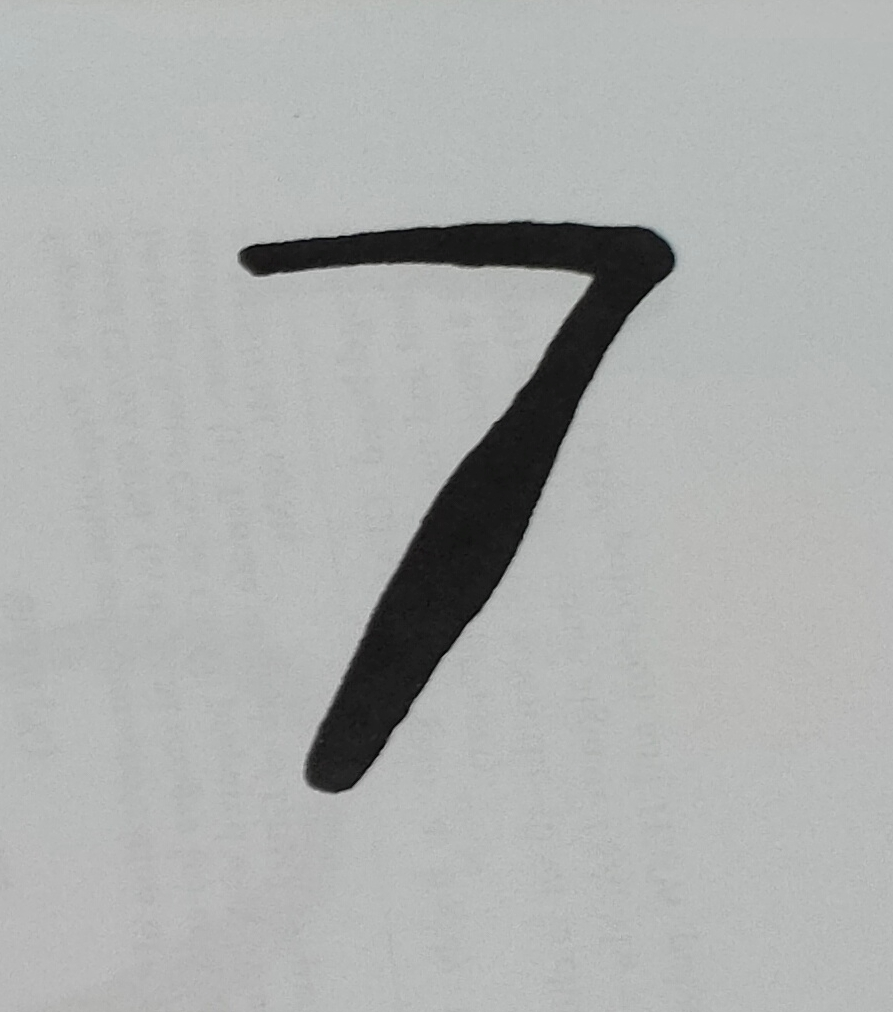
#> input picture binarynet_pytorch/7.jpg, 893 x 1012 px
$ python img_deal.py
#> lines starting #> are read from the running program, lines starting #| are printed output that depends on the picture; after the words box and inside, x2 and y2 are one past the last pixel; in counts of white or black regions, pixels touching at a corner belong together
import cv2
import numpy as np
np.set_printoptions(threshold=np.inf)
# for i in range(10):
img = cv2.imread('7.jpg')
#> img is the input picture: shape (1012, 893, 3); mean B, G, R 173.6, 174.6, 172.5
imgray = cv2.cvtColor(img, cv2.COLOR_BGR2GRAY)
cv2.imshow('原始图', imgray)
# print(np.array(imgray))
ret, img = cv2.threshold(imgray, 127, 255, cv2.THRESH_BINARY)
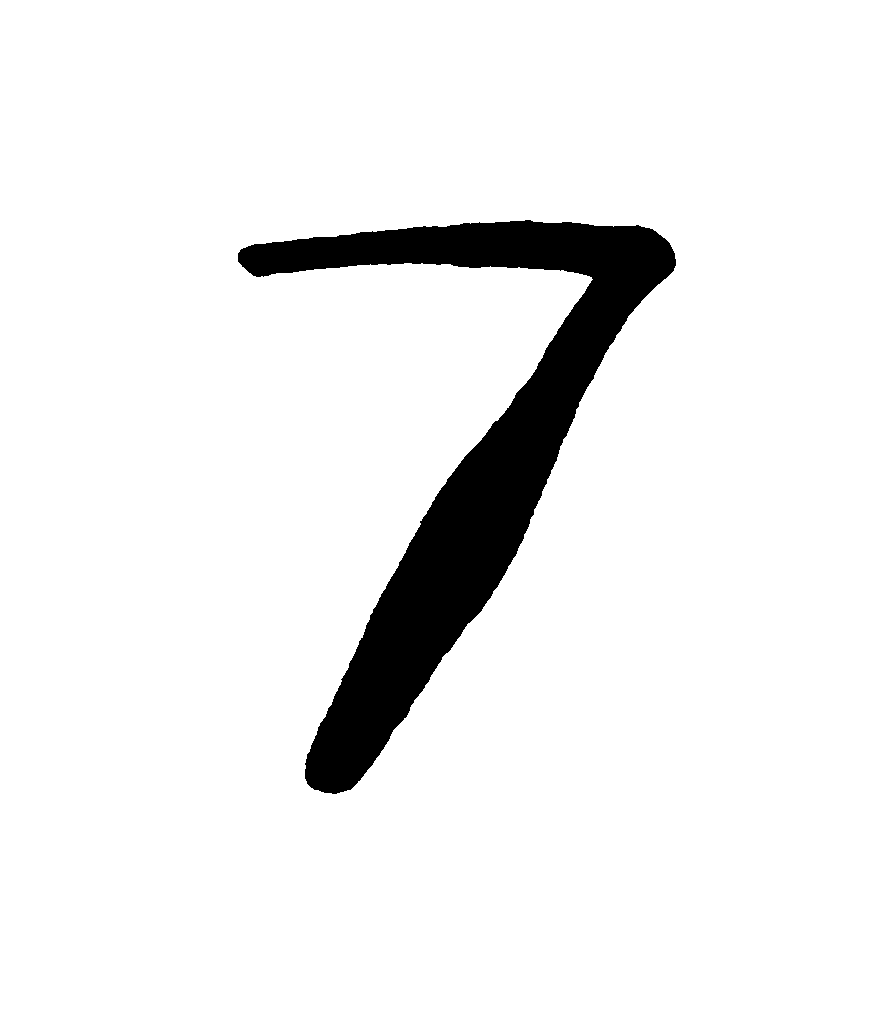
#> img: shape (1012, 893); 93.3% white; 1 black region, box (x1, y1, x2, y2) and area: (238, 220, 676, 794) 60869
# cv2.imshow('二值化', img)
img = cv2.bitwise_not(img)
# cv2.imshow('反转颜色', img)


kernel = cv2.getStructuringElement(cv2.MORPH_RECT, (5, 5))
dst = cv2.dilate(img, kernel=kernel)
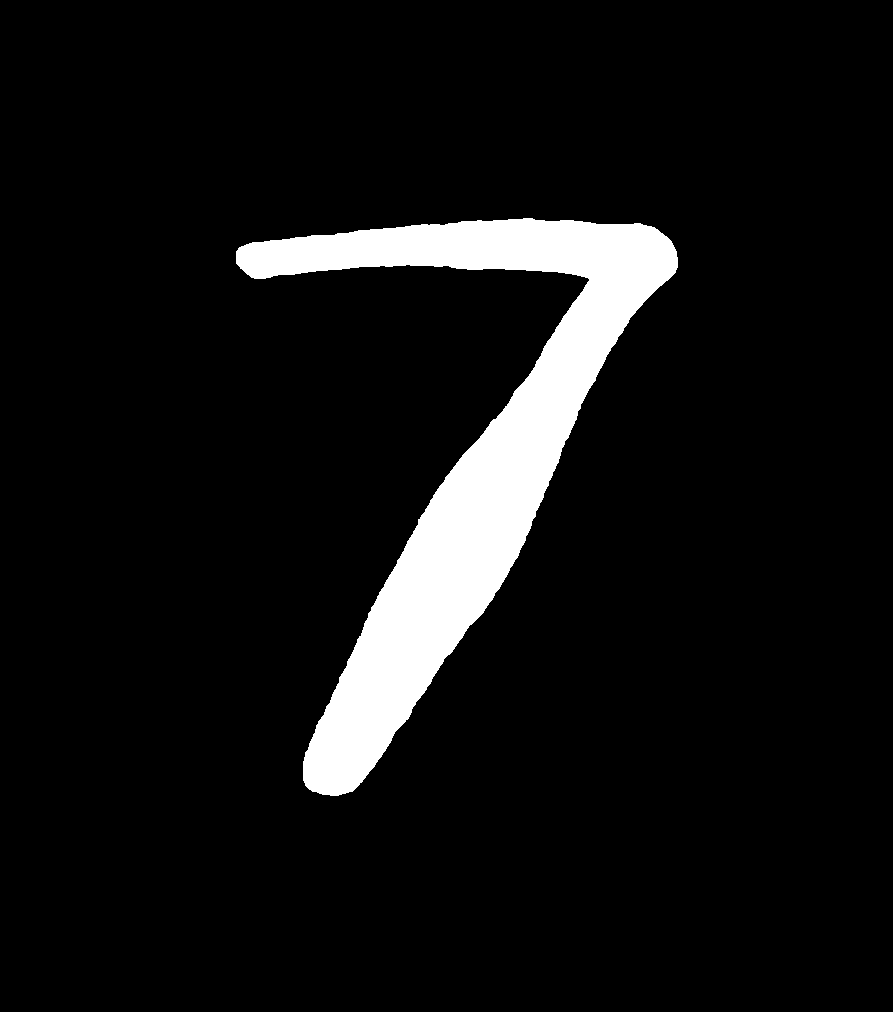
#> dst: shape (1012, 893); 7.3% white; 1 white region
# cv2.imshow("dilate_demo", dst)


 #轮廓
contours,hierarchy = cv2.findContours(dst,cv2.RETR_EXTERNAL,cv2.CHAIN_APPROX_SIMPLE)
#> contours = 1 contour; box (x1, y1, x2, y2) and area: (236, 218, 678, 796) 65236
print("number of contours:%d" % len(contours))
#| number of contours:1
cv2.drawContours(dst, contours, -1, (0, 255, 255), 2)
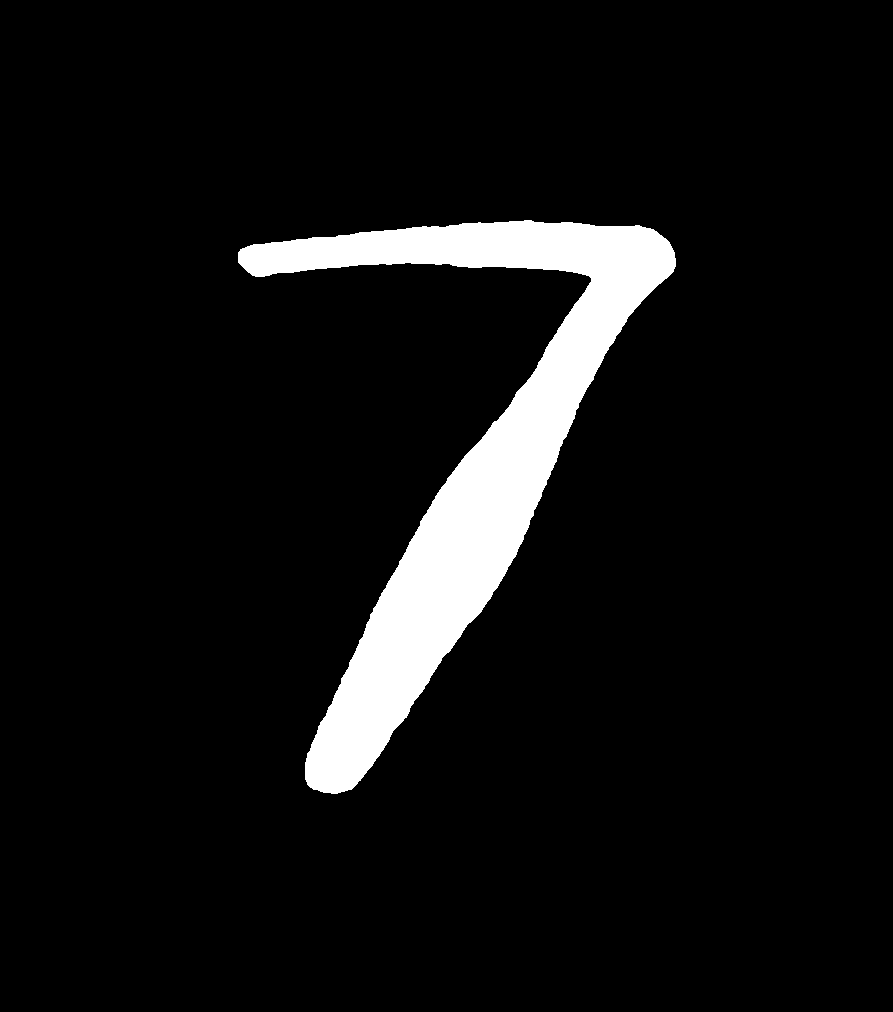
#> dst: shape (1012, 893); 6.8% white; 1 white region, box (x1, y1, x2, y2) and area: (238, 220, 676, 794) 61635

#找到最大区域并填充
area = []
for i in range(len(contours)):
    area.append(cv2.contourArea(contours[i]))
#> this loop made 1 pass
#> after the loop, area = [65236]
max_idx = np.argmax(area)
#> max_idx = 0
for i in range(len(contours)):
    if i != max_idx:
        cv2.fillConvexPoly(dst, contours[i], 0)
# cv2.imshow('去除小连通域', img)


res = cv2.resize(img, (28, 28), interpolation=cv2.INTER_CUBIC)
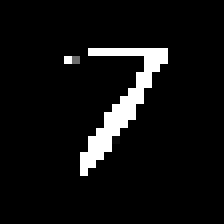
#> res: shape (28, 28) (shown 8 times larger); min 0, max 255, mean 16.4
# cv2.imshow('图片尺寸修改', res)
cv2.imwrite('final_7.bmp', res)
print(np.array(res).shape)
#| (28, 28)


    # cv2.waitKey(10000)

$ run again, with binarynet_pytorch/0.jpg copied over binarynet_pytorch/7.jpg
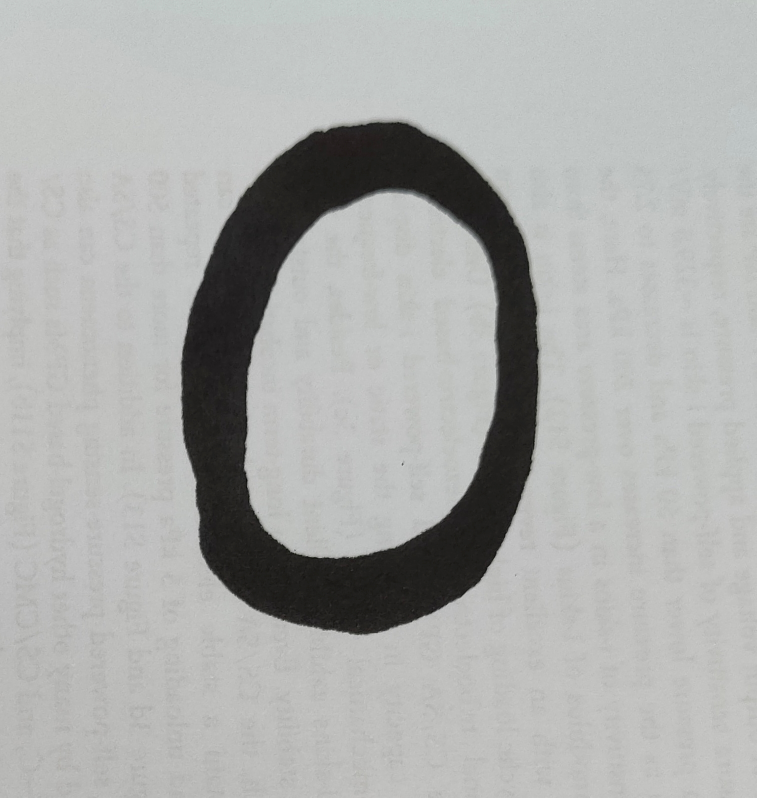
#> input picture binarynet_pytorch/0.jpg, 1513 x 1595 px (shown at 1/2 size)
#> img is the input picture: shape (1595, 1513, 3); mean B, G, R 171.9, 173.4, 172.2
#> contours = 1 contour; box (x1, y1, x2, y2) and area: (360, 241, 1081, 1272) 599449
#| number of contours:1
#> `cv2.drawContours(dst, contours, -1, (0, 255, 255), 2)`:
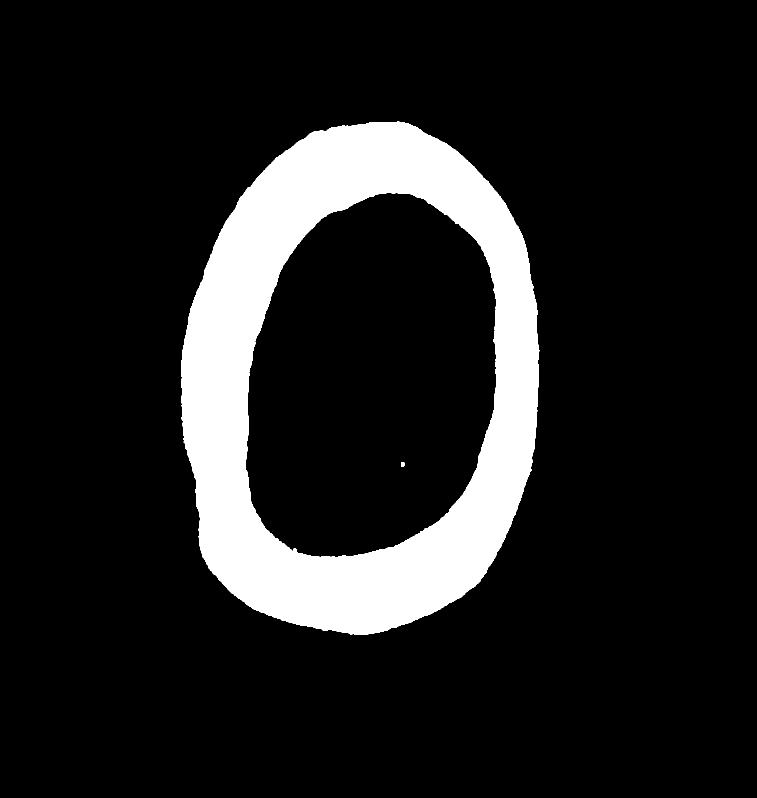
#> dst: shape (1595, 1513) (shown at 1/2 size); 12.5% white; 2 white regions, box (x1, y1, x2, y2) and area: (362, 243, 1079, 1270) 301325, (802, 924, 809, 933) 60
#> the loop `for i in range(len(contours)):` made 1 pass
#> after the loop `for i in range(len(contours)):`: area = [599449]
#> max_idx = 0
#> `res = cv2.resize(img, (28, 28), interpolation=cv2.INTER_CUBIC)`:
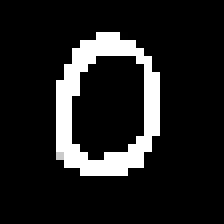
#> res: shape (28, 28) (shown 8 times larger); min 0, max 255, mean 31.5
#| (28, 28)

$ run again, with binarynet_pytorch/1.jpg copied over binarynet_pytorch/7.jpg
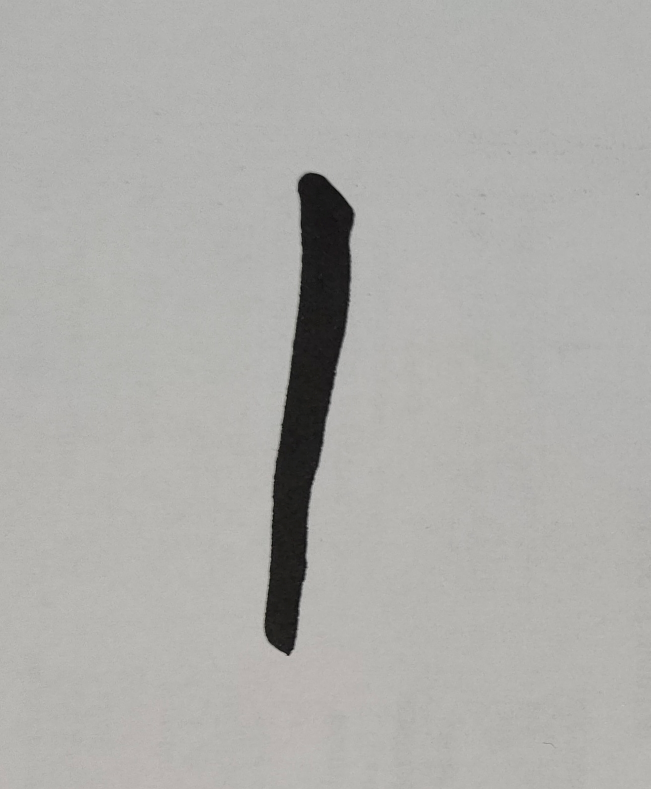
#> input picture binarynet_pytorch/1.jpg, 1301 x 1578 px (shown at 1/2 size)
#> img is the input picture: shape (1578, 1301, 3); mean B, G, R 170.5, 173.5, 174.1
#> contours = 1 contour; box (x1, y1, x2, y2) and area: (526, 343, 713, 1314) 84856
#| number of contours:1
#> `cv2.drawContours(dst, contours, -1, (0, 255, 255), 2)`:
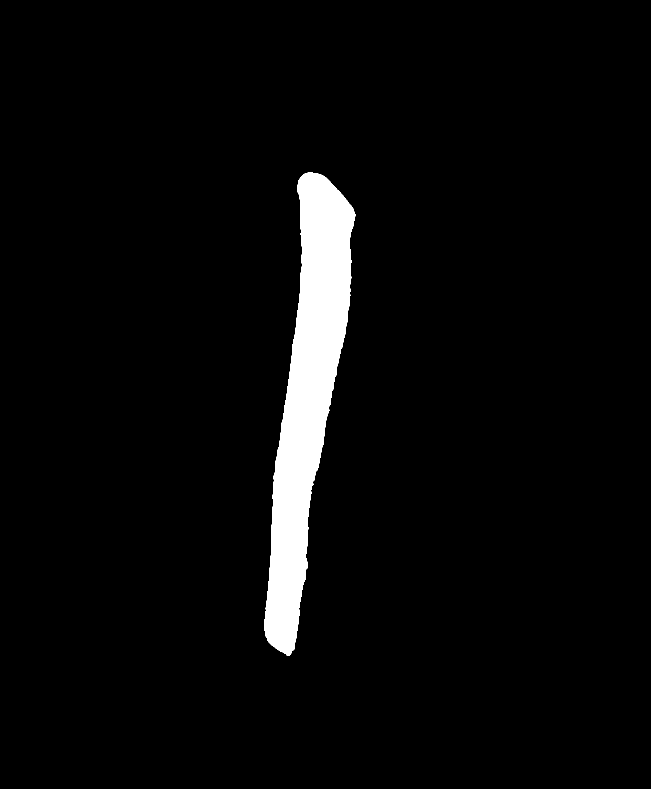
#> dst: shape (1578, 1301) (shown at 1/2 size); 4% white; 1 white region, box (x1, y1, x2, y2) and area: (528, 345, 711, 1312) 81454
#> the loop `for i in range(len(contours)):` made 1 pass
#> after the loop `for i in range(len(contours)):`: area = [84856]
#> max_idx = 0
#> `res = cv2.resize(img, (28, 28), interpolation=cv2.INTER_CUBIC)`:
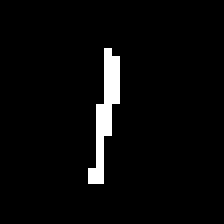
#> res: shape (28, 28) (shown 8 times larger); 3.7% white in thin lines or dots, all inside (x1, y1, x2, y2) = (11, 6, 15, 23)
#| (28, 28)

$ run again, with binarynet_pytorch/2.jpg copied over binarynet_pytorch/7.jpg
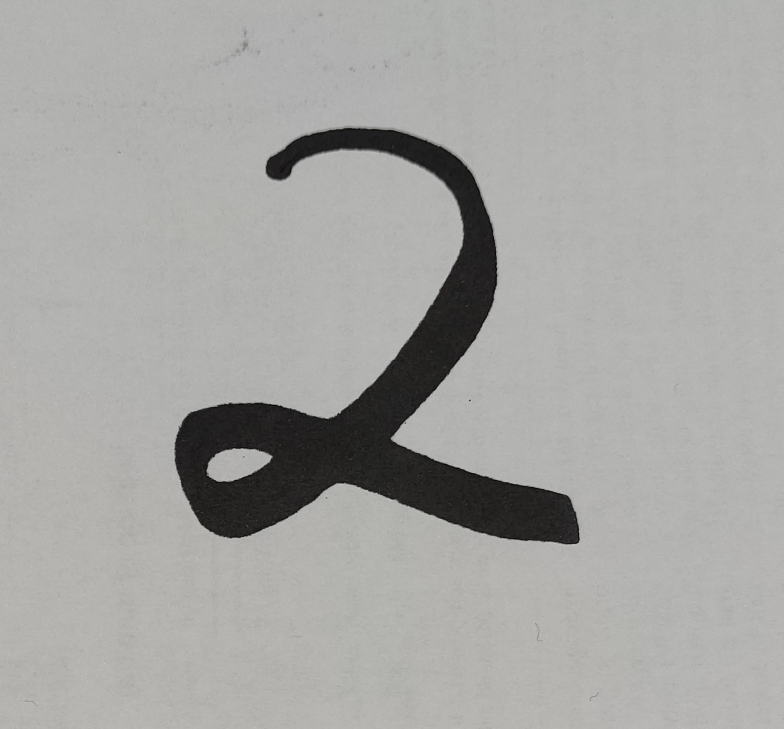
#> input picture binarynet_pytorch/2.jpg, 1567 x 1457 px (shown at 1/2 size)
#> img is the input picture: shape (1457, 1567, 3); mean B, G, R 163.8, 166.2, 166.4
#> contours = 5 contours, 1 with area under 20; largest, box (x1, y1, x2, y2) and area: (347, 253, 1162, 1091) 205191, (486, 84, 497, 95) 81, (936, 797, 944, 805) 46, (649, 993, 656, 999) 30
#| number of contours:5
#> `cv2.drawContours(dst, contours, -1, (0, 255, 255), 2)`:
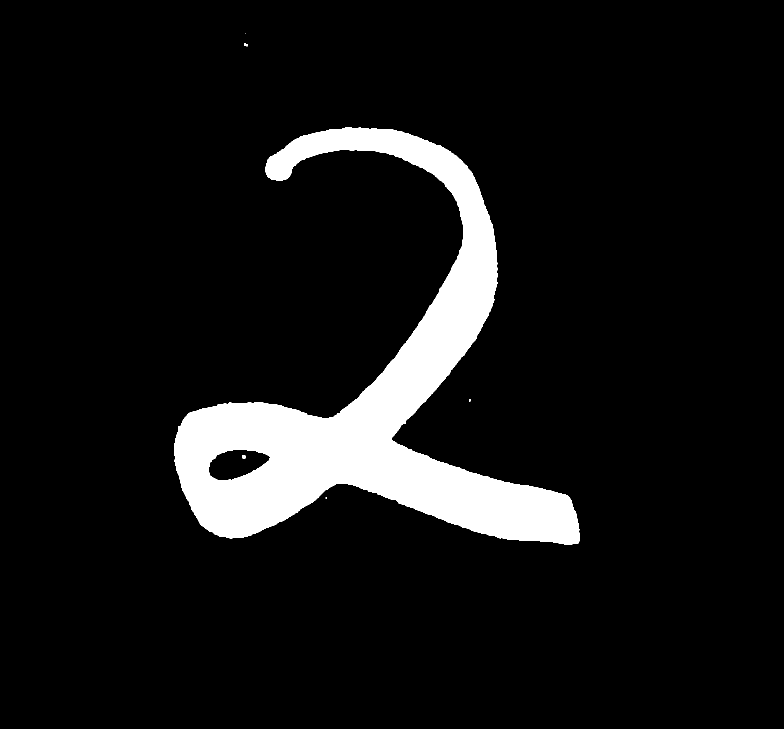
#> dst: shape (1457, 1567) (shown at 1/2 size); 8.5% white; 6 white regions (3 under 20 px), largest, box (x1, y1, x2, y2) and area: (349, 255, 1160, 1089) 193203, (484, 910, 491, 917) 47, (488, 86, 495, 93) 32
#> the loop `for i in range(len(contours)):` made 5 passes
#> after the loop `for i in range(len(contours)):`: area = [30, 46, 205191, 81, 16]
#> max_idx = 2
#> `res = cv2.resize(img, (28, 28), interpolation=cv2.INTER_CUBIC)`:
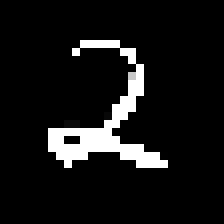
#> res: shape (28, 28) (shown 8 times larger); min 0, max 255, mean 21.4
#| (28, 28)
